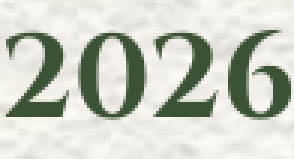
#> input picture scratch/exact_2026.png, 98 x 53 px, found by its file name (shown 3 times larger)
$ python analyze_exact_2026.py
#> lines starting #> are read from the running program, lines starting #| are printed output that depends on the picture; after the words box and inside, x2 and y2 are one past the last pixel; in counts of white or black regions, pixels touching at a corner belong together
from PIL import Image
import numpy as np

im = Image.open('scratch/exact_2026.png')
#> im is the input picture: PIL image 98x53 RGB; mean R, G, B 202.2, 204.7, 194.3
arr = np.array(im)

# Find dark pixels
dark_mask = (arr[:, :, 0] < 120) & (arr[:, :, 1] < 120) & (arr[:, :, 2] < 120)
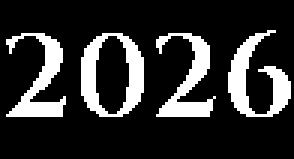
#> dark_mask: shape (53, 98) bool (shown 3 times larger); 18.7% white; 4 white regions, box (x1, y1, x2, y2) and area: (27, 11, 48, 39) 269, (76, 10, 97, 39) 249, (2, 11, 22, 39) 228, (52, 11, 72, 39) 225
y_idx, x_idx = np.where(dark_mask)
#> y_idx = 971 values from 10 to 38; x_idx = 971 values, max 96 at index 520, min 2 at index 63, mean 49.55
print(f"Dark pixels in exact_2026: x=[{x_idx.min()}, {x_idx.max()}], y=[{y_idx.min()}, {y_idx.max()}]")
#| Dark pixels in exact_2026: x=[2, 96], y=[10, 38]
print(f"Total width={x_idx.max() - x_idx.min() + 1}, height={y_idx.max() - y_idx.min() + 1}")
#| Total width=95, height=29

# Character breakdown:
# 2: x ~ 0..25
# 0: x ~ 25..50
# 2: x ~ 50..75
# 6: x ~ 75..100
m_6 = dark_mask.copy()
m_6[:, :72] = False
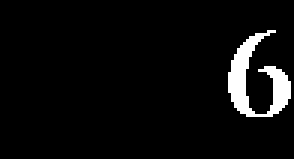
#> m_6: shape (53, 98) bool (shown 3 times larger); 4.8% white; 1 white region, box (x1, y1, x2, y2) and area: (76, 10, 97, 39) 249
y6, x6 = np.where(m_6)
#> y6 = 249 values from 10 to 38; x6 = 249 values, max 96 at index 131, min 76 at index 85, mean 84.9
print(f"Digit '6' only: x=[{x6.min()}, {x6.max()}], y=[{y6.min()}, {y6.max()}]")
#| Digit '6' only: x=[76, 96], y=[10, 38]
print(f"Digit '6' width={x6.max() - x6.min() + 1}, height={y6.max() - y6.min() + 1}")
#| Digit '6' width=21, height=29

$ run again, with scratch/attire_rendered_mobile.png copied over scratch/exact_2026.png
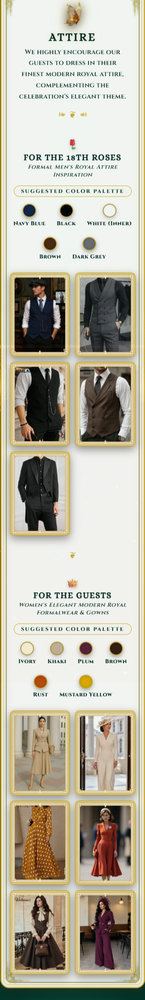
#> input picture scratch/attire_rendered_mobile.png, 145 x 1000 px, shrunk from 336 x 2320 before the run, found by its file name
#> im is the input picture: PIL image 145x1000 RGB; mean R, G, B 186.6, 181.8, 165.2
#> `dark_mask = (arr[:, :, 0] < 120) & (arr[:, :, 1] < 120) & (arr[:, :, 2..`:
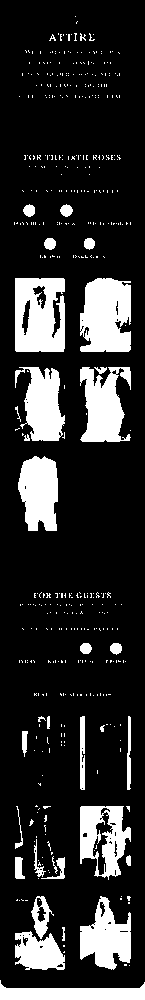
#> dark_mask: shape (1000, 145) bool; 17.3% white; 463 white regions (429 under 20 px), largest, box (x1, y1, x2, y2) and area: (80, 278, 131, 352) 3222, (15, 278, 65, 352) 3159, (80, 367, 131, 442) 2558
#| Dark pixels in exact_2026: x=[0, 144], y=[16, 999]
#| Total width=145, height=984
#> `m_6[:, :72] = False`:
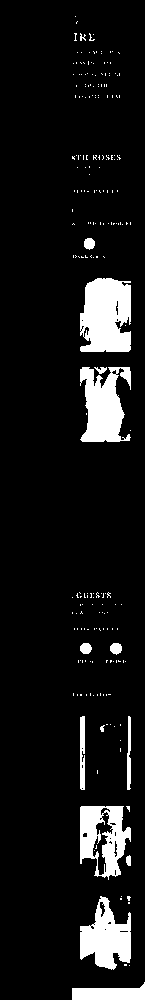
#> m_6: shape (1000, 145) bool; 8.8% white; 222 white regions (208 under 20 px), largest, box (x1, y1, x2, y2) and area: (80, 278, 131, 352) 3222, (80, 367, 131, 442) 2558, (80, 896, 131, 970) 2260
#> y6 = 12740 values from 16 to 999; x6 = 12740 values, max 144 at index 11848, min 72 at index 176, mean 104.3
#| Digit '6' only: x=[72, 144], y=[16, 999]
#| Digit '6' width=73, height=984
